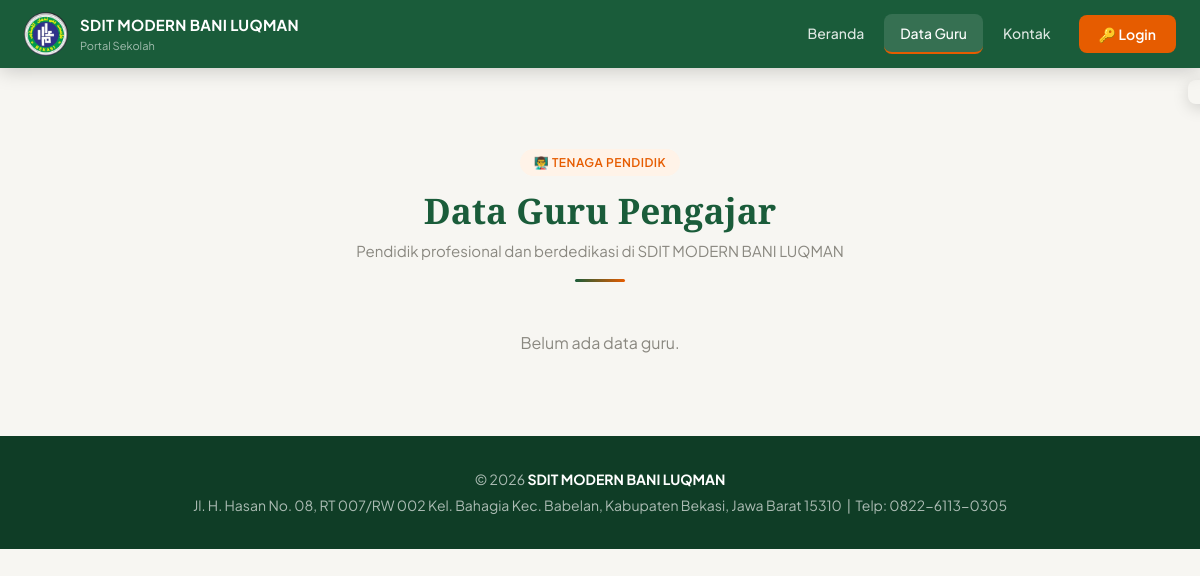
/guru-publik.php, run on the app's committed database.
### tables this page shows
CREATE TABLE `pengaturan` (
  `id`             int(11)      NOT NULL AUTO_INCREMENT,
  `nama_sekolah`   varchar(200) DEFAULT NULL,
  `npsn`           varchar(20)  DEFAULT NULL,
  `alamat`         text         DEFAULT NULL,
  `telepon`        varchar(30)  DEFAULT NULL,
  `email`          varchar(100) DEFAULT NULL,
  `kepala_sekolah` varchar(200) DEFAULT NULL,
  `akreditasi`     varchar(10)  DEFAULT NULL,
  `foto_sekolah`   varchar(255) DEFAULT NULL,
  `visi`           text         DEFAULT NULL,
  `misi`           text         DEFAULT NULL,
  `tahun_berdiri`  year(4)      DEFAULT 2023,
  `updated_at`     timestamp    NOT NULL DEFAULT current_timestamp() ON UPDATE current_timestamp(),
  PRIMARY KEY (`id`)
);

### config/database.php (called while the page is built, shortened)
<?php
function e(string $str): string
{
    return htmlspecialchars($str, ENT_QUOTES, 'UTF-8');
}

### guru-publik.php (the view, shortened to what this page needs)
<?php
require_once __DIR__ . '/config/database.php';
$db       = getDB();
$guruList = $db->query("SELECT * FROM guru WHERE aktif=1 ORDER BY nama")->fetchAll();
$halamanAktif = 'guru';
include __DIR__ . '/includes/header.php';
?>
<section class="seksi">
  <div class="container">
    <div class="seksi-judul">
      <div class="label-atas">👨‍🏫 Tenaga Pendidik</div>
      <h2>Data Guru Pengajar</h2>
      <p>Pendidik profesional dan berdedikasi di <?= e($set['nama_sekolah'] ?? '') ?></p>
      <div class="garis"></div>
    </div>
    <?php if(empty($guruList)): ?>
      <p style="text-align:center;color:var(--abu);">Belum ada data guru.</p>
    <?php endif; ?>
  </div>
</section>
<?php include __DIR__ . '/includes/footer.php'; ?>

### includes/header.php (shortened to what this page needs)
<?php
require_once __DIR__ . '/../config/database.php';
$db = getDB();
$set = $db->query("SELECT * FROM pengaturan LIMIT 1")->fetch();
$namaSekolah = $set['nama_sekolah'] ?? 'SDIT BANI LUQMAN';
$halamanAktif = $halamanAktif ?? '';
?>
<!DOCTYPE html>
<html lang="id">
<head>
  <link rel="stylesheet" href="<?= BASE_URL ?>/assets/css/main.css?v=<?= filemtime(__DIR__ . "/../assets/css/main.css") ?>">
</head>
<body>
<nav class="navbar">
  <div class="nav-inner">
    <a href="<?= BASE_URL ?>/index.php" class="nav-logo">
      <img src="<?= BASE_URL ?>/assets/logo.jpeg" alt="Logo Sekolah" class="nav-logo-ikon" style="object-fit: cover; background: transparent;">
      <div class="nav-logo-teks">
        <strong><?= e($namaSekolah) ?></strong>
        <span>Portal Sekolah</span>
      </div>
    </a>
    <div class="nav-menu" id="navMenu">
      <a href="<?= BASE_URL ?>/index.php" class="<?= $halamanAktif === 'beranda' ? 'aktif' : '' ?>">Beranda</a>
      <a href="<?= BASE_URL ?>/guru-publik.php" class="<?= $halamanAktif === 'guru' ? 'aktif' : '' ?>">Data Guru</a>
      <a href="<?= BASE_URL ?>/kontak.php" class="<?= $halamanAktif === 'kontak' ? 'aktif' : '' ?>">Kontak</a>
      <?php if (!empty($_SESSION['guru_id'])): ?>
        <a href="<?= BASE_URL ?>/guru/dashboard.php" class="btn-login">Dashboard Guru</a>
      <?php elseif (!empty($_SESSION['admin_id'])): ?>
        <a href="<?= BASE_URL ?>/admin/dashboard.php" class="btn-login">Dashboard Admin</a>
      <?php elseif (!empty($_SESSION['siswa_id'])): ?>
        <a href="<?= BASE_URL ?>/siswa/dashboard.php" class="btn-login">📚 Portal Siswa</a>
      <?php else: ?>
        <a href="<?= BASE_URL ?>/login.php" class="btn-login">🔑 Login</a>
      <?php endif; ?>
    </div>
  </div>
</nav>
<div class="notif-toast" id="notifToast"></div>

### includes/footer.php (shortened to what this page needs)
<?php
require_once __DIR__ . '/../config/database.php';
$db = getDB();
$set = $db->query("SELECT * FROM pengaturan LIMIT 1")->fetch();
?>
<footer>
  <p>&copy; <?= date('Y') ?> <strong><?= e($set['nama_sekolah'] ?? 'SMP Nusantara Bangsa') ?></strong></p>
  <p style="margin-top:4px;"><?= e($set['alamat'] ?? '') ?> &nbsp;|&nbsp; Telp: <?= e($set['telepon'] ?? '') ?></p>
</footer>
</body>
</html>

### assets/css/main.css (style rules this page uses)
:root { --hijau: #1a5c3a; --hijau-mid: #2d7a52; --hijau-light: #e8f5ee; --hijau-muda: #e8f5ee; --hijau-dark: #0f3d26; --orange: #e65c00; --orange-mid: #f07c2a; --orange-light: #fff3e8; --orange-dark: #b34700; --putih: #ffffff; --abu-terang: #f7f6f2; --abu-muda: #eeece7; --abu: #8a8880; --abu-gelap: #4a4a47; --teks: #1c1c1a; --merah: #c0392b; --biru: #1a5276; --kuning: #d4a017; --radius: 12px; --radius-sm: 8px; --radius-xl: 20px; --bayangan: 0 4px 20px rgba(0, 0, 0, 0.08); --bayangan-md: 0 8px 32px rgba(0, 0, 0, 0.12); --transisi: all 0.25s ease; --border: #dedad4; }
*, *::before, *::after { margin: 0; padding: 0; box-sizing: border-box; }
html { scroll-behavior: smooth; }
body { font-family: 'Plus Jakarta Sans', sans-serif; background: var(--abu-terang); color: var(--teks); line-height: 1.6; min-height: 100vh; }
h1, h2, h3 { font-family: 'Playfair Display', serif; line-height: 1.2; }
a { text-decoration: none; color: inherit; }
img { max-width: 100%; height: auto; display: block; }
.navbar { background: var(--hijau); position: sticky; top: 0; z-index: 500; box-shadow: 0 2px 20px rgba(0, 0, 0, 0.2); }
.nav-inner { max-width: 1200px; margin: auto; padding: 0 1.5rem; display: flex; align-items: center; justify-content: space-between; height: 68px; }
.nav-logo { display: flex; align-items: center; gap: 12px; }
.nav-logo-ikon { width: 44px; height: 44px; background: var(--orange); border-radius: 50%; display: flex; align-items: center; justify-content: center; font-family: 'Playfair Display', serif; font-weight: 700; color: #fff; font-size: 18px; flex-shrink: 0; }
.nav-logo-teks { display: flex; flex-direction: column; }
.nav-logo-teks strong { color: #fff; font-size: 15px; font-weight: 700; letter-spacing: 0.3px; }
.nav-logo-teks span { color: rgba(255, 255, 255, 0.6); font-size: 11px; }
.nav-menu { display: flex; align-items: center; gap: 4px; }
.nav-menu a { color: rgba(255, 255, 255, 0.85); padding: 8px 16px; border-radius: var(--radius-sm); font-size: 14px; font-weight: 500; transition: var(--transisi); border-bottom: 2px solid transparent; }
.nav-menu a:hover, .nav-menu a.aktif { background: rgba(255, 255, 255, 0.12); color: #fff; border-bottom-color: var(--orange); }
.nav-menu .btn-login { background: var(--orange); color: #fff !important; border: none; padding: 8px 20px; border-radius: var(--radius-sm); font-weight: 600; margin-left: 8px; border-bottom: none !important; }
.seksi { padding: 5rem 0; }
.container { max-width: 1200px; margin: auto; padding: 0 1.5rem; }
.seksi-judul { text-align: center; margin-bottom: 3rem; }
.seksi-judul .label-atas { display: inline-block; background: var(--orange-light); color: var(--orange); padding: 4px 14px; border-radius: 20px; font-size: 12px; font-weight: 600; letter-spacing: 0.5px; margin-bottom: 0.8rem; text-transform: uppercase; }
.seksi-judul h2 { font-size: clamp(1.6rem, 3vw, 2.2rem); color: var(--hijau); margin-bottom: 0.5rem; }
.seksi-judul p { color: var(--abu); font-size: 15px; max-width: 500px; margin: 0 auto; }
.seksi-judul .garis { width: 50px; height: 3px; border-radius: 2px; margin: 1rem auto 0; background: linear-gradient(90deg, var(--hijau), var(--orange)); }
.notif-toast { position: fixed; top: 80px; right: 20px; z-index: 9999; padding: 12px 20px; border-radius: var(--radius-sm); font-size: 14px; font-weight: 500; transform: translateX(120%); transition: transform 0.35s ease; display: flex; align-items: center; gap: 8px; max-width: 320px; box-shadow: 0 4px 16px rgba(0, 0, 0, 0.15); }
footer { background: var(--hijau-dark); color: rgba(255, 255, 255, 0.65); text-align: center; padding: clamp(1.2rem, 3vw, 2rem) clamp(1rem, 5vw, 2.5rem); font-size: clamp(12px, 1.5vw + 8px, 14px); }
footer strong { color: #fff; }

### data on the page
pengaturan: nama_sekolah "SDIT MODERN BANI LUQMAN", alamat "Jl. H. Hasan No. 08, RT 007/RW 002 Kel. Bahagia Kec. Babelan, Kabupaten Bekasi, Jawa Barat 15310", telepon "0822-6113-0305"
